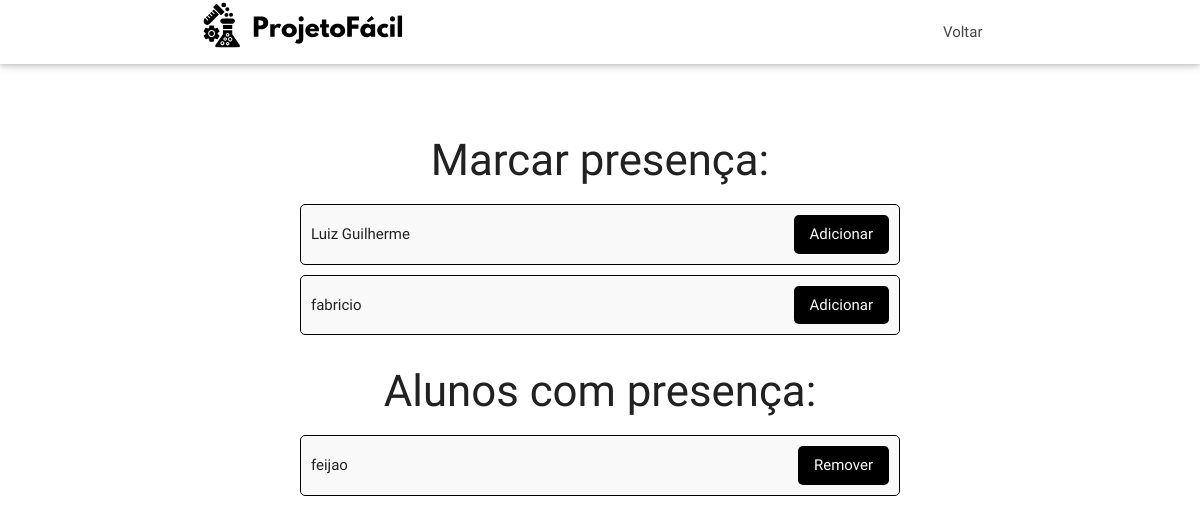
/Crud/crud_frequencia/chamada.php?id_encontro=24, run on the app's committed database.
### tables this page shows
CREATE TABLE IF NOT EXISTS `usuario` (
  `id_usuario` int NOT NULL AUTO_INCREMENT,
  `nome` varchar(255) DEFAULT NULL,
  `email` varchar(255) DEFAULT NULL,
  `senha` varchar(255) DEFAULT NULL,
  `usuario_tipo` int NOT NULL,
  PRIMARY KEY (`id_usuario`)
);

### Crud/crud_frequencia/chamada.php (the view, shortened to what this page needs)
<?php
$conexao = conectar();
$id_encontro = $_GET['id_encontro'];
$sqlEncontro = "SELECT * FROM encontro WHERE id_encontro = $id_encontro";
$resultadoEncontro = mysqli_query($conexao, $sqlEncontro);
$dadosEncontro = mysqli_fetch_assoc($resultadoEncontro);
$sqlAlunos = "SELECT usuario.id_usuario, usuario.nome
              FROM usuario
              INNER JOIN usuario_projeto
              ON usuario_projeto.fk_usuario_id_usuario = usuario.id_usuario
              WHERE usuario_projeto.fk_projeto_id_projeto = " . $dadosEncontro["fk_id_projeto"] . "
              AND usuario.id_usuario NOT IN (
                  SELECT fk_usuario_id_usuario
                  FROM frequencia
                  WHERE fk_id_encontro = $id_encontro
              )";
$resultadoAlunos = mysqli_query($conexao, $sqlAlunos);
?>
<!DOCTYPE html>
<html lang="pt-br">
<head>
    <link href="../../Style/css/materialize.min.css" type="text/css" rel="stylesheet" media="screen,projection" />
    <link href="../../Style/css/style.css" type="text/css" rel="stylesheet" media="screen,projection" />
</head>
<body>
<div id="navbar" class="navbar-fixed scrollspy">
        <nav class="white">
        <div class="container">
                    <a class="brand-logo"><img src="../../Style/images/logo.svg" style="height: 50px;"></a>
                </div>
            <div class="nav-wrapper container">
                <ul class="right hide-on-med-and-down">
                    <li><a href="../../Crud/crud_encontro/listar.php?id_projeto=<?php echo $dadosEncontro['fk_id_projeto'];?>">Voltar</a></li>
                </ul>
            </div>
        </nav>
    </div>
    <div class="container section scrollspy">
        <div class="section">
            <div class="frequencia-container">
                <h3 class="frequencia-title">Marcar presença:</h3>
                <?php
                if (mysqli_num_rows($resultadoAlunos) > 0) {
                    while ($aluno = mysqli_fetch_assoc($resultadoAlunos)) {
                        echo '<div class="frequencia-item">';
                        echo '<span>' . htmlspecialchars($aluno['nome']) . '</span>';
                        echo '<form method="POST" action="./chamada?id_encontro=' . $id_encontro . '" style="display: inline;">';
                        echo '<button type="submit" name="marcar_presenca">Adicionar</button>';
                        echo '</form>';
                        echo '</div>';
                    }
                } else {
                    echo '<p>Não há mais alunos!</p>';
                }
                ?>
                <h3 class="frequencia-title">Alunos com presença:</h3>
                <?php
                $sql = "SELECT usuario.id_usuario, usuario.nome
                        FROM usuario
                        INNER JOIN frequencia
                        ON frequencia.fk_usuario_id_usuario = usuario.id_usuario
                        WHERE fk_id_encontro = $id_encontro";
                $resultado = mysqli_query($conexao, $sql);
                if (mysqli_num_rows($resultado) > 0) {
                    while ($dados = mysqli_fetch_assoc($resultado)) {
                        echo '<div class="frequencia-item">';
                        echo '<span>' . htmlspecialchars($dados['nome']) . '</span>';
                        echo '<div class="frequencia-excluir">';
                        echo '<a href="./chamada?id_usuario=' . $dados['id_usuario'] . '&excluir=1&id_encontro=' . $id_encontro . '">';
                        echo '<button type="button">Remover</button>';
                        echo '</a>';
                        echo '</div>';
                        echo '</div>';
                    }
                } else {
                    echo '<p>Não há alunos com presença registrada.</p>';
                }
                ?>
            </div>
</body>
</html>

### Style/css/style.css (style rules this page uses)
nav ul a, nav .brand-logo { color: #444; }
nav { overflow: visible; }
nav li a { -webkit-transition: background .3s ease-in-out; -moz-transition: background .3s ease-in-out; transition: background .3s ease-in-out; }

### Crud/crud_frequencia/chamada.php (style rules this page uses)
.frequencia-container { display: flex; flex-direction: column; align-items: center; margin: 20px 0; }
.frequencia-item { display: flex; justify-content: space-between; align-items: center; width: 100%; max-width: 600px; padding: 10px; margin-bottom: 10px; border: 1px solid black; border-radius: 5px; background-color: #f9f9f9; clear: both; }
.frequencia-item button { background-color: black; color: white; border: none; padding: 8px 16px; cursor: pointer; border-radius: 5px; text-align: center; }
.frequencia-title { text-align: center; margin-bottom: 20px; }
.frequencia-item a { text-decoration: none; color: red; }

### data on the page
usuario: nome "Luiz Guilherme"
usuario: nome "fabricio"
usuario: nome "feijao"
